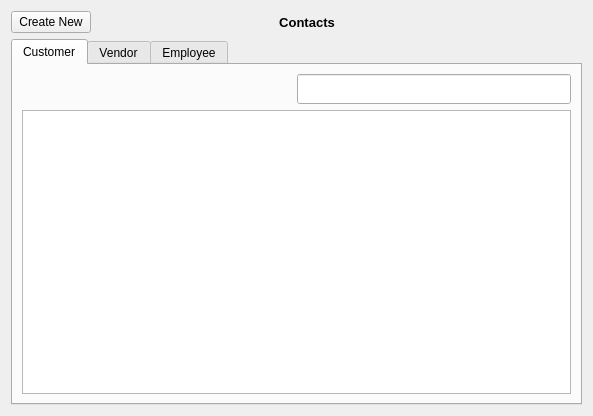
<?xml version="1.0" encoding="UTF-8"?>
<ui version="4.0">
 <class>AdressBook_Display</class>
 <widget class="QWidget" name="AdressBook_Display">
  <property name="geometry">
   <rect>
    <x>0</x>
    <y>0</y>
    <width>593</width>
    <height>416</height>
   </rect>
  </property>
  <property name="windowTitle">
   <string>Form</string>
  </property>
  <layout class="QGridLayout" name="gridLayout">
   <item row="0" column="0">
    <widget class="QPushButton" name="createNewPushButton">
     <property name="sizePolicy">
      <sizepolicy hsizetype="Fixed" vsizetype="Fixed">
       <horstretch>0</horstretch>
       <verstretch>0</verstretch>
      </sizepolicy>
     </property>
     <property name="text">
      <string>Create New</string>
     </property>
    </widget>
   </item>
   <item row="0" column="1">
    <widget class="QLabel" name="label">
     <property name="font">
      <font>
       <pointsize>10</pointsize>
       <weight>75</weight>
       <bold>true</bold>
      </font>
     </property>
     <property name="text">
      <string>Contacts                  </string>
     </property>
     <property name="alignment">
      <set>Qt::AlignCenter</set>
     </property>
    </widget>
   </item>
   <item row="1" column="0" colspan="2">
    <widget class="QTabWidget" name="tabWidget">
     <property name="currentIndex">
      <number>0</number>
     </property>
     <widget class="QWidget" name="customerTab">
      <attribute name="title">
       <string>Customer</string>
      </attribute>
      <layout class="QVBoxLayout" name="verticalLayout">
       <item>
        <layout class="QHBoxLayout" name="horizontalLayout">
         <item>
          <spacer name="horizontalSpacer">
           <property name="orientation">
            <enum>Qt::Horizontal</enum>
           </property>
           <property name="sizeHint" stdset="0">
            <size>
             <width>40</width>
             <height>20</height>
            </size>
           </property>
          </spacer>
         </item>
         <item>
          <widget class="QLineEdit" name="customerSearch">
           <property name="minimumSize">
            <size>
             <width>0</width>
             <height>30</height>
            </size>
           </property>
          </widget>
         </item>
        </layout>
       </item>
       <item>
        <widget class="QTableWidget" name="customerTableWidget"/>
       </item>
      </layout>
     </widget>
     <widget class="QWidget" name="vendorTab">
      <attribute name="title">
       <string>Vendor</string>
      </attribute>
      <layout class="QVBoxLayout" name="verticalLayout_2">
       <item>
        <widget class="QTableWidget" name="vendorTableWidget"/>
       </item>
      </layout>
     </widget>
     <widget class="QWidget" name="employeeTab">
      <attribute name="title">
       <string>Employee</string>
      </attribute>
      <layout class="QVBoxLayout" name="verticalLayout_3">
       <item>
        <widget class="QTableWidget" name="employeeTableWidget"/>
       </item>
      </layout>
     </widget>
    </widget>
   </item>
  </layout>
 </widget>
 <resources/>
 <connections/>
</ui>
